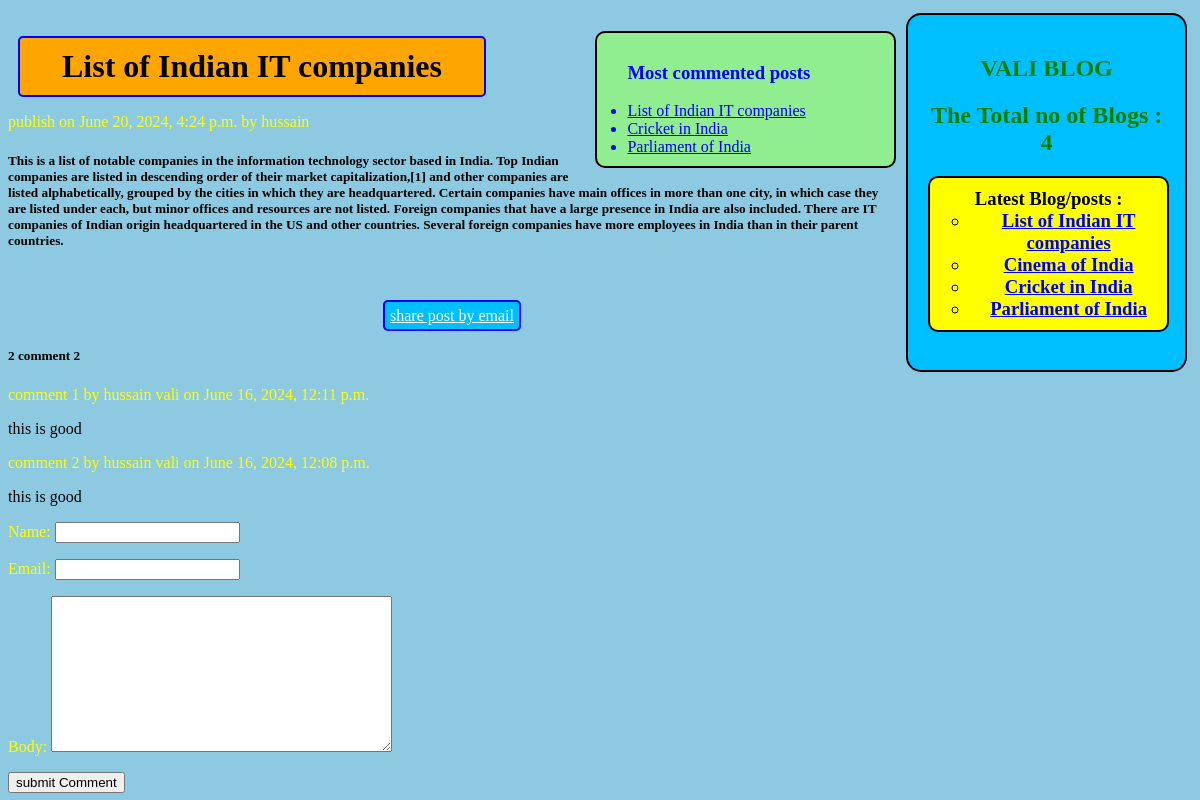
Page /2024/06/20/list-of-indian-it-companies/ on the committed database.
### blogapp/models.py (models this page shows, shortened)
class Post(models.Model):
    STATUS_CHOICES = (("drift", "Drift"), ("published", "Published"))
    title = models.CharField(max_length=50)
    slug = models.SlugField(max_length=50, unique_for_date="publish")
    author = models.ForeignKey(
        User, related_name="blog_posts", on_delete=models.CASCADE
    )
    body = models.TextField()
    publish = models.DateTimeField(default=timezone.now)
    created = models.DateTimeField(auto_now_add=True)
    updated = models.DateTimeField(auto_now_add=True)
    status = models.CharField(max_length=50, choices=STATUS_CHOICES, default="drift")
    objects = customManager()
    tags = TaggableManager()
    class Meta:
        ordering = ("-publish",)
    def get_absolute_url(self):
        return reverse(
            "post_detail",
            args=[
                self.publish.year,
                self.publish.strftime("%m"),
                self.publish.strftime("%d"),
                self.slug,
            ],
        )

class Comment(models.Model):
    post = models.ForeignKey(Post, related_name="comments", on_delete=models.CASCADE)
    name = models.CharField(max_length=50)
    email = models.EmailField()
    body = models.TextField()
    created = models.DateTimeField(auto_now_add=True)
    updated = models.DateTimeField(auto_now_add=True)
    active = models.BooleanField(default=True)
    class Meta:
        ordering = ("-created",)

### blogapp/views.py (the view)
# urls.py: path('<int:year>/<int:month>/<int:day>/<slug:post>/', views.post_detail, name='post_detail'),
def post_detail(request, year, month, day, post):
    post = get_object_or_404(
        Post, slug=post, publish__year=year, publish__month=month, publish__day=day
    )
    comments = post.comments.filter(active=True)
    csubmit = False
    if request.method == "POST":
        form = CommentForm(request.POST)
        if form.is_valid():
            new_comment = form.save(commit=False)
            new_comment.post = post
            new_comment.save()
            csubmit = True
    else:
        form = CommentForm()
    my_dict_1 = {"post": post, "form": form, "csubmit": csubmit, "comments": comments}
    return render(request, "blogapp/post_detail.html", my_dict_1)

### blogapp/forms.py
class CommentForm(forms.ModelForm):
    class Meta:
        model = Comment
        fields = ("name", "email", "body")

### blogapp/templatetags/blog_tags.py (called while the page is built)
@register.simple_tag(name="my_tag")
def total_posts():
    return Post.objects.count()

@register.inclusion_tag("blogapp/latest_posts.html")
def show_latest_posts():
    latest_posts = Post.objects.order_by("-publish")[:4]
    return {"latest_posts": latest_posts}

@register.simple_tag()
def get_most_commented_posts(count=3):
    return Post.objects.annotate(total_comments=Count("comments")).order_by(
        "-total_comments"
    )[:count]

### templates/blogapp/post_detail.html (shortened to what this page needs)
{% extends "blogapp/base.html" %}
{% block content_block %}
<h1>{{ post.title}}</h1>
<p>publish on {{ post.publish }} by {{ post.author }}</p>
<h5>{{post.body}}</h5>
<br><br>
<div align="center">
	<a href="/{{ post_1.id }}/share" class="button">share post by email </a>
</div>
{% with comments.count as comments_count %}
<h5> {{comments_count}} comment {{ comments_count}} </h5>
{% endwith %}
{% if comments %}
{% for comment in comments %}
<p>comment {{forloop.counter}} by {{comment.name}} on {{ comment.created}}</p>
<div>
	{{ comment.body}}
</div>
{% endfor %}
{% else %}
<p>There are no comments yet!!!</p>
{% endif %}
{% if csubmit %}
<h2>Your comment added successfully</h2>
<h3>Your comment added successfully</h3>
{% else %}
<form method="post">
	{{ form.as_p }}
	<input type="submit" name="" value="submit Comment">
</form>
{% endif %}
{% endblock content_block %}

### templates/blogapp/base.html (shortened to what this page needs)
<!DOCTYPE html>
{% load static %}
{% load blog_tags%}
<html>
<head>
	<link rel="stylesheet" type="text/css" href="{% static 'css/blogapp/blog.css' %}">
</head>
<body>
	<div class="sidebar">
		<ul class="topcorner">
			<h2>VALI BLOG</h2>
			<h2>The Total no of Blogs : {% my_tag %}</h2>
			<h3 class="leftflotblog">Latest Blog/posts : {% show_latest_posts %}</h3>
		</ul>
		<br>
		{% get_most_commented_posts as m_c_p %}
		<ul class="commentedpost">
			<h3>Most commented posts</h3>
			{% for post in m_c_p %}
			<li><a href="{{ post.get_absolute_url }}">{{ post.title }}</a></li>
			{% endfor %}
		</ul>
	</div>
	<div class="content">
		{% block content_block %}
		{% endblock content_block %}
	</div>
</body>
</html>

### templates/blogapp/latest_posts.html
<ul>
	{% for post in latest_posts %}
	<li><a href="{{ post.get_absolute_url }}">{{ post.title }}</a></li>
	{% endfor %}
</ul>

### static/css/blogapp/blog.css (style rules this page uses)
h1 { border: 2px solid blue; border-radius: 5px; padding: 10px; margin: 10px; background: orange; width: 50%; text-align: center; color: black; }
body { background: hsl(197, 59%, 72%); }
.topcorner { float: right; color: green; border: 2px solid black; width: 20%; margin: 5px; padding: 20px; background: deepskyblue; text-align: center; border-radius: 15px; }
.leftflotblog { float: bottom; width: 100%; border: 2px solid black; background: yellow; color: black; border-radius: 10px; text-align: center; padding: 10px 0px; }
.commentedpost { float: right; width: 20%; border: 2px solid black; background: lightgreen; color: blue; padding: 10px 30px; margin: 5px; border-radius: 10px; }
.content { color: black; width: 75%; }
p { color: yellow; }
a.button { border: 2px solid blue; border-radius: 5px; width: 15%; padding: 5px 5px; margin: 5px; background: deepskyblue; color: white; }

### rows in the picture
Post: title "List of Indian IT companies", publish "June 20, 2024, 4:24 p.m.", author "hussain", body "This is a list of notable companies in the information technology sector based in India. Top Indian companies are listed in descending order of their market capitalization,[1] and other companies are listed alphabetically, grouped by the cities in which they are headquartered. Certain companies have main offices in more than one city, in which case they are listed under each, but minor offices and resources are not listed. Foreign companies that have a large presence in India are also included. There are IT companies of Indian origin headquartered in the US and other countries. Several foreign companies have more employees in India than in their parent countries."
Post: title "Cinema of India"
Post: title "Cricket in India"
Post: title "Parliament of India"
Comment: name "hussain vali", created "June 16, 2024, 12:11 p.m.", body "this is good"
Comment: name "hussain vali", created "June 16, 2024, 12:08 p.m.", body "this is good"

### other values in the picture
{{ comments_count }} "2"
